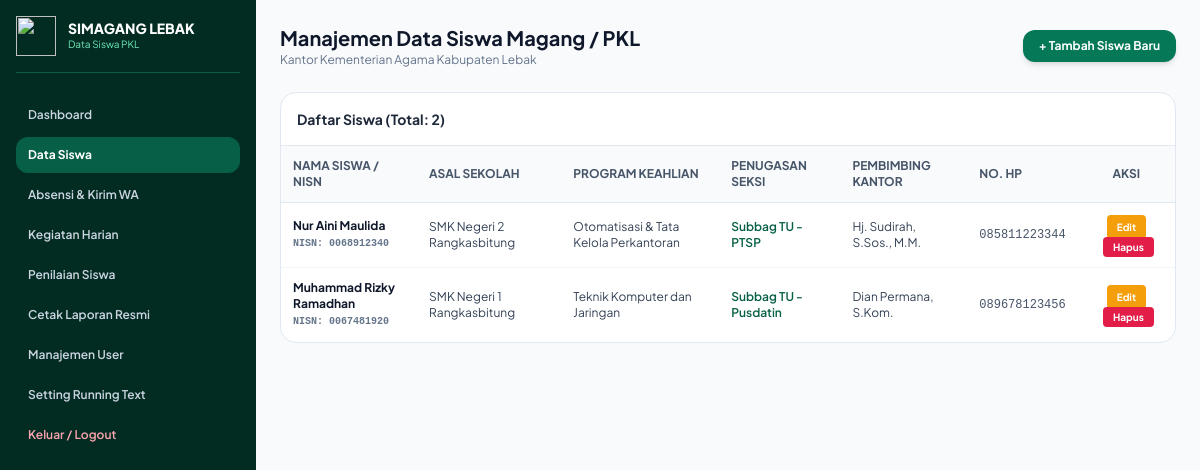
The page /siswa.php (signed in) on the database its author committed.
### tables this page shows
CREATE TABLE IF NOT EXISTS `students` (
  `id` INT AUTO_INCREMENT PRIMARY KEY,
  `photo` VARCHAR(255) DEFAULT 'assets/img/default-avatar.png',
  `username` VARCHAR(50) NOT NULL UNIQUE,
  `password` VARCHAR(255) NOT NULL,
  `nama` VARCHAR(150) NOT NULL,
  `nisn` VARCHAR(20) NOT NULL UNIQUE,
  `tempat_lahir` VARCHAR(100) NOT NULL,
  `tanggal_lahir` DATE NOT NULL,
  `kelas` VARCHAR(50) NOT NULL,
  `program_keahlian` VARCHAR(100) NOT NULL,
  `no_hp` VARCHAR(20) NOT NULL,
  `asal_sekolah` VARCHAR(150) NOT NULL,
  `pembimbing_sekolah` VARCHAR(150) NOT NULL,
  `no_hp_pembimbing` VARCHAR(20) NOT NULL,
  `alamat` TEXT NOT NULL,
  `tempat_penugasan` VARCHAR(100) NOT NULL,
  `pembimbing_kantor` VARCHAR(150) NOT NULL,
  `nip_pembimbing` VARCHAR(30) NOT NULL,
  `status` ENUM('Aktif', 'Selesai', 'Berhenti/Pindah') NOT NULL DEFAULT 'Aktif',
  `tahun` VARCHAR(4) NOT NULL DEFAULT '2026',
  `tanggal_mulai` DATE DEFAULT NULL,
  `tanggal_selesai` DATE DEFAULT NULL,
  `created_at` TIMESTAMP DEFAULT CURRENT_TIMESTAMP
);

### siswa.php (the view, shortened to what this page needs)
<?php
require_once 'config/koneksi.php';
$sql = "SELECT * FROM students";
$params = [];
$sql .= " ORDER BY id DESC";
$stmt = $pdo->prepare($sql);
$stmt->execute($params);
$students = $stmt->fetchAll();
?>
<!DOCTYPE html>
<html lang="id">
<head>
    <script src="https://cdn.tailwindcss.com"></script>
</head>
<body class="bg-slate-50 flex min-h-screen">
    <aside class="w-64 bg-emerald-950 text-white min-h-screen p-4 flex flex-col justify-between shrink-0">
        <div>
            <div class="flex items-center gap-3 mb-6 pb-4 border-b border-emerald-800">
                <img src="assets/img/kemenag-logo.png" class="w-10 h-10 object-contain" onerror="this.src='https://upload.wikimedia.org/wikipedia/commons/thumb/a/a2/Logo_Kementerian_Agama_Republik_Indonesia.png/600px-Logo_Kementerian_Agama_Republik_Indonesia.png'">
                <div>
                    <h2 class="font-black text-sm leading-tight">SIMAGANG LEBAK</h2>
                    <p class="text-[10px] text-emerald-300">Data Siswa PKL</p>
                </div>
            </div>
            <nav class="space-y-1 text-xs font-semibold">
                <a href="dashboard_admin.php" class="block py-2.5 px-3 hover:bg-emerald-900 rounded-xl text-slate-300">Dashboard</a>
                <a href="siswa.php" class="block py-2.5 px-3 bg-emerald-800 text-white rounded-xl font-bold">Data Siswa</a>
                <a href="absensi.php" class="block py-2.5 px-3 hover:bg-emerald-900 rounded-xl text-slate-300">Absensi &amp; Kirim WA</a>
                <a href="kegiatan.php" class="block py-2.5 px-3 hover:bg-emerald-900 rounded-xl text-slate-300">Kegiatan Harian</a>
                <a href="penilaian.php" class="block py-2.5 px-3 hover:bg-emerald-900 rounded-xl text-slate-300">Penilaian Siswa</a>
                <a href="laporan.php" class="block py-2.5 px-3 hover:bg-emerald-900 rounded-xl text-slate-300">Cetak Laporan Resmi</a>
                <a href="users.php" class="block py-2.5 px-3 hover:bg-emerald-900 rounded-xl text-slate-300">Manajemen User</a>
                <a href="running_text.php" class="block py-2.5 px-3 hover:bg-emerald-900 rounded-xl text-slate-300">Setting Running Text</a>
                <a href="logout.php" class="block py-2.5 px-3 hover:bg-rose-900/60 rounded-xl text-rose-300 mt-4">Keluar / Logout</a>
            </nav>
        </div>
    </aside>
    <main class="flex-1 p-6 max-w-7xl space-y-6">
        <div class="flex justify-between items-center">
            <div>
                <h1 class="text-xl font-bold text-slate-900">Manajemen Data Siswa Magang / PKL</h1>
                <p class="text-xs text-slate-500">Kantor Kementerian Agama Kabupaten Lebak</p>
            </div>
            <button onclick="openFormModal()" class="px-4 py-2 bg-emerald-700 hover:bg-emerald-800 text-white rounded-xl font-bold text-xs shadow-md flex items-center gap-2">
                + Tambah Siswa Baru
            </button>
        </div>
        <div class="bg-white rounded-2xl border border-slate-200 shadow-xs overflow-hidden">
            <div class="p-4 border-b border-slate-200 flex justify-between items-center">
                <h2 class="font-bold text-sm text-slate-800">Daftar Siswa (Total: <?= count($students) ?>)</h2>
            </div>
            <table class="w-full text-xs text-left">
                <thead class="bg-slate-50 border-b border-slate-200 text-slate-600 uppercase font-bold">
                    <tr>
                        <th class="p-3">Nama Siswa / NISN</th>
                        <th class="p-3">Asal Sekolah</th>
                        <th class="p-3">Program Keahlian</th>
                        <th class="p-3">Penugasan Seksi</th>
                        <th class="p-3">Pembimbing Kantor</th>
                        <th class="p-3">No. HP</th>
                        <th class="p-3 text-center">Aksi</th>
                    </tr>
                </thead>
                <tbody class="divide-y divide-slate-100">
                    <?php foreach ($students as $s): ?>
                    <tr>
                        <td class="p-3 font-bold text-slate-900">
                            <?= htmlspecialchars($s['nama']) ?><br>
                            <span class="font-mono text-[10px] text-slate-500">NISN: <?= htmlspecialchars($s['nisn']) ?></span>
                        </td>
                        <td class="p-3 text-slate-700"><?= htmlspecialchars($s['asal_sekolah']) ?></td>
                        <td class="p-3 text-slate-700"><?= htmlspecialchars($s['program_keahlian']) ?></td>
                        <td class="p-3 font-semibold text-emerald-800"><?= htmlspecialchars($s['tempat_penugasan']) ?></td>
                        <td class="p-3 text-slate-700"><?= htmlspecialchars($s['pembimbing_kantor']) ?></td>
                        <td class="p-3 font-mono text-slate-600"><?= htmlspecialchars($s['no_hp']) ?></td>
                        <td class="p-3 text-center space-x-1">
                            <button onclick='editStudent(<?= json_encode($s) ?>)' class="px-2.5 py-1 bg-amber-500 hover:bg-amber-600 text-white rounded font-bold text-[10px]">Edit</button>
                            <a href="siswa.php?action=delete&id=<?= $s['id'] ?>" onclick="return confirm('Yakin menghapus data siswa ini?')" class="px-2.5 py-1 bg-rose-600 hover:bg-rose-700 text-white rounded font-bold text-[10px]">Hapus</a>
                        </td>
                    </tr>
                    <?php endforeach; ?>
                </tbody>
            </table>
        </div>
    </main>
</body>
</html>

### siswa.php (style rules this page uses)
body { font-family: 'Plus Jakarta Sans', sans-serif; }

### rows shown on the page
students: nama "Nur Aini Maulida", nisn "0068912340", asal_sekolah "SMK Negeri 2 Rangkasbitung", program_keahlian "Otomatisasi & Tata Kelola Perkantoran", tempat_penugasan "Subbag TU - PTSP", pembimbing_kantor "Hj. Sudirah, S.Sos., M.M.", no_hp "085811223344"
students: nama "Muhammad Rizky Ramadhan", nisn "0067481920", asal_sekolah "SMK Negeri 1 Rangkasbitung", program_keahlian "Teknik Komputer dan Jaringan", tempat_penugasan "Subbag TU - Pusdatin", pembimbing_kantor "Dian Permana, S.Kom.", no_hp "089678123456"

### other values the page prints
count($students) "2"
